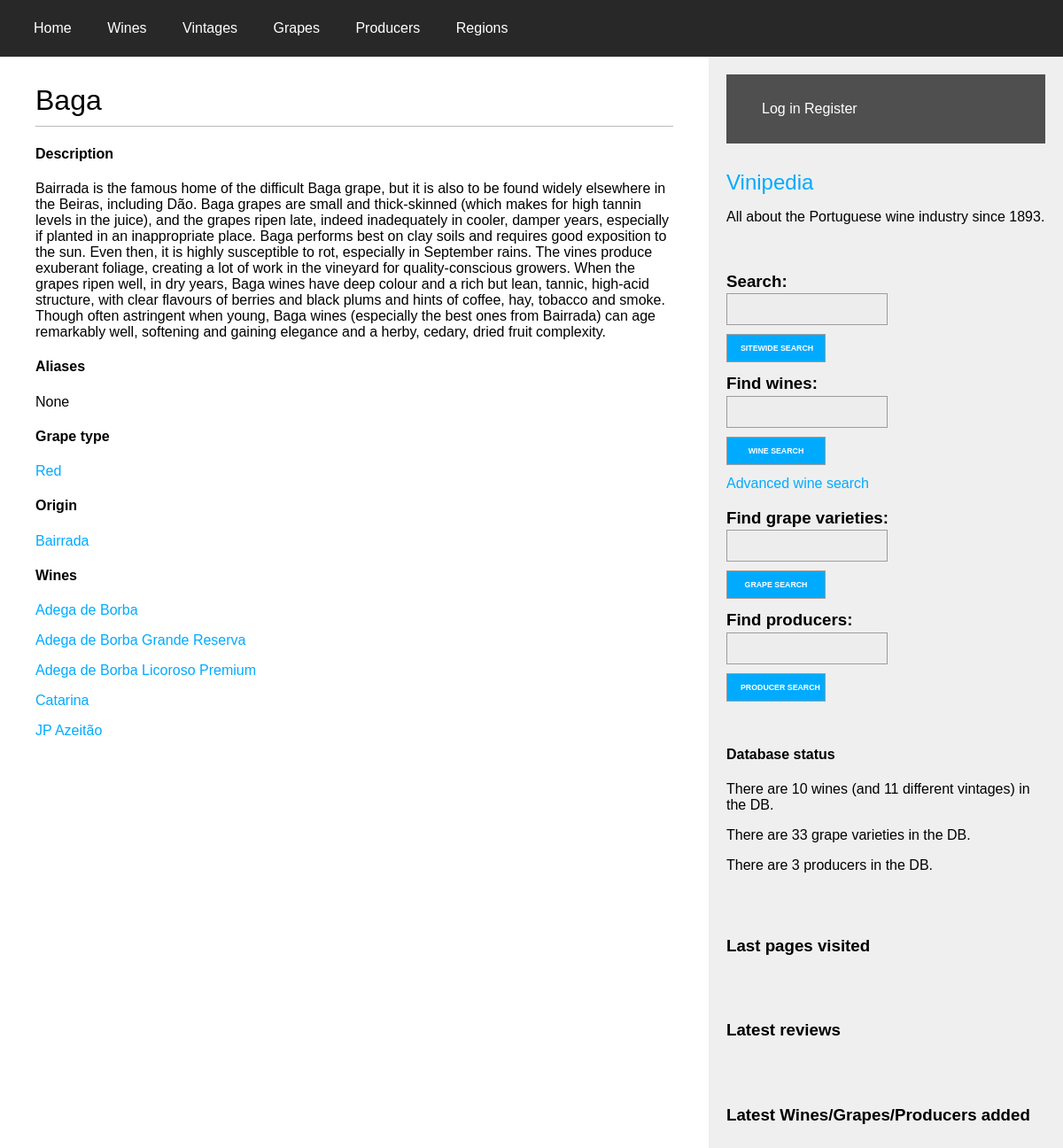
Page /grapes/19 on the earlier database version.
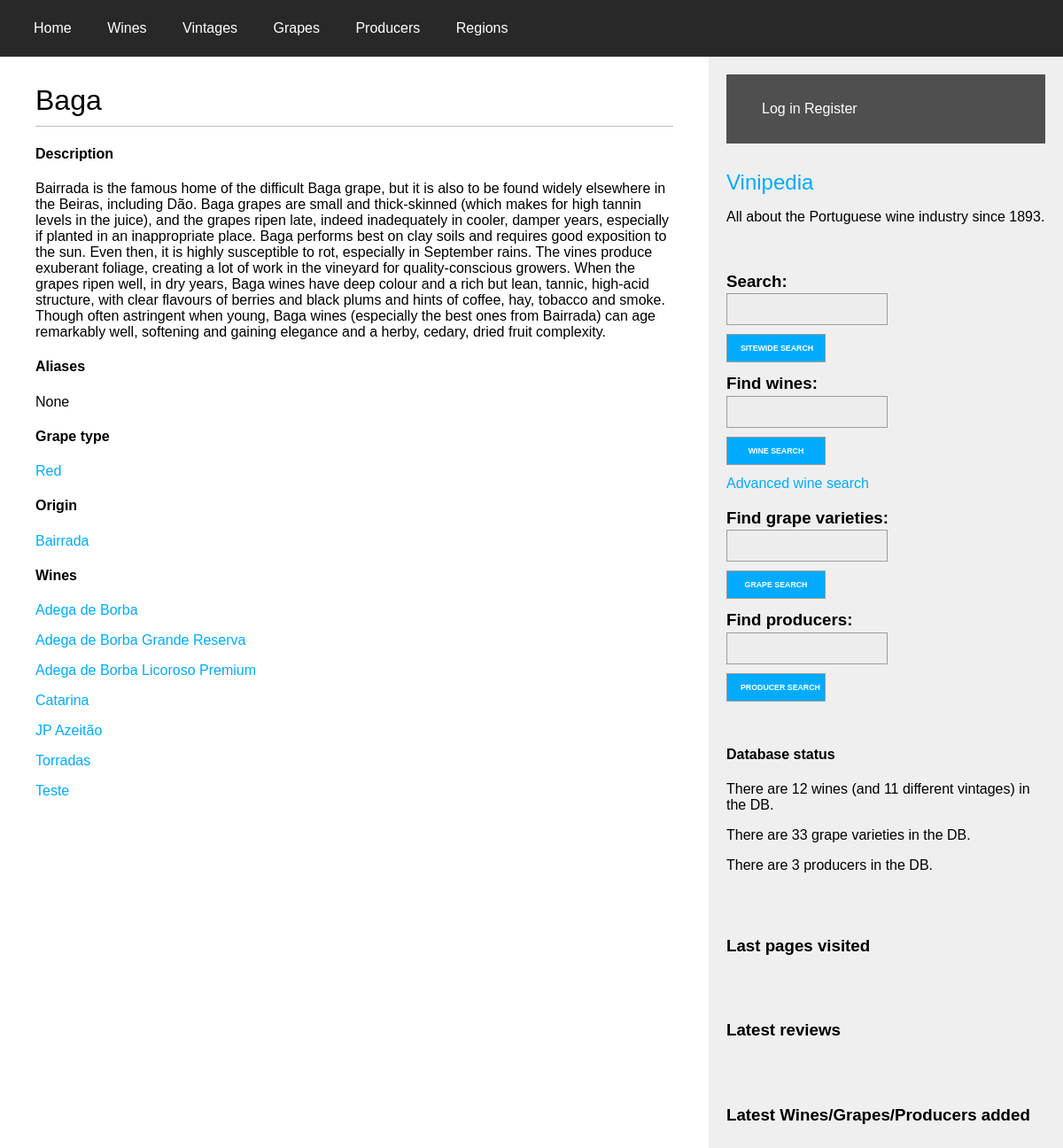
Same page on the later database version.
### wines/models.py (models this page shows, shortened)
class WineGrape(models.Model):
    wine = models.ForeignKey(Wine,
                              on_delete=models.CASCADE,
                              related_name='grapes')
    grape = models.ForeignKey(Grape,
                              on_delete=models.CASCADE,
                              related_name='wines')
    class Meta:
        unique_together = (('wine', 'grape',),)
        ordering = ('wine', 'grape')

class Wine(models.Model):
    WINE_TYPE_CHOICES = (
        ('white', 'White'),
        ('red', 'Red'),
        ('rosé', 'Rosé'),
        ('sparkling', 'Sparkling'),
        ('port', 'Port'),
        ('madeira', 'Madeira'),
        ('moscatel', 'Moscatel'),
    )
    name = models.CharField(max_length=100)
    producer = models.ForeignKey(
        Producer,
        on_delete=models.RESTRICT,
        related_name='wines'
    )
    grape_varieties = models.ManyToManyField(Grape,
                                    through='WineGrape',
                                    through_fields=('wine', 'grape'))
    type = models.CharField(max_length=9, choices=WINE_TYPE_CHOICES)
    description = models.TextField(blank=True)
    image = models.ImageField(upload_to='wines/%Y/%m/%d/', null=True, blank=True)
    origin = models.ForeignKey(Region,
                               on_delete=models.RESTRICT,
                               related_name='local_wines')
    class Meta:
        unique_together = (('name', 'type', 'producer',),)
        ordering = ('name',)

### wines/views.py (the view)
# urls.py: path('grapes/<int:id>', views.grape_detail, name='grape_detail'),
def grape_detail(request, id):
    grape = get_object_or_404(Grape, id=id)
    return render(request,
                  'wines/grape/detail.html',
                  {'grape': grape})

### wines/forms.py
class SearchForm(forms.Form):
    query = forms.CharField(max_length=100, label='')

### wines/models.py (called while the page is built)
    def __str__(self):
        return self.name

    def get_absolute_url(self):
        return reverse('wines:region_detail',
                       args=[self.id])

### wines/templatetags/wine_tags.py (called while the page is built)
@register.simple_tag
def total_wines_registered():
    return Wine.objects.count()

@register.simple_tag
def total_vintages_registered():
    return Vintage.objects.count()

@register.simple_tag
def total_grapes_registered():
    return Grape.objects.count()

@register.simple_tag
def total_producers_registered():
    return Producer.objects.count()

@register.inclusion_tag('wines/search_bar.html')
def show_sitewide_search_form():
    search_form = SearchForm()
    return {"search_form": search_form}

@register.inclusion_tag('wines/wine/search_bar.html')
def show_wines_search_form():
    search_form = SearchForm()
    return {"search_form": search_form}

@register.inclusion_tag('wines/grape/search_bar.html')
def show_grapes_search_form():
    search_form = SearchForm()
    return {"search_form": search_form}

### wines/templates/wines/grape/detail.html (shortened to what this page needs)
{% extends "wines/base.html" %}
{% load static %}
{% block content %}
<div id="wine_details"><h1>{{ grape.name }}</h1></div>
<h4>Description</h4>
{% if grape.description %}
<p>{{ grape.description }}</p>
{% else %}
<p>No description available</p>
{% endif %}
<h4>Aliases</h4>
{% for alias in grape.aliases.all %}
<p>{{ alias.name }}</p>
{% empty %}
<p class="info">None</p>
{% endfor %}
<h4>Grape type</h4>
<p>
    <a href="{% url 'wines:grapes_per_type' grape.type %}">{{ grape.type|capfirst }}</a>
</p>
<h4>Origin</h4>
<p>
{% if grape.origin %}
    <a href="{{ grape.origin.get_absolute_url }}">{{ grape.origin|capfirst }}</a>
{% else %}
    Unknown
{% endif %}
</p>
<h4>Wines</h4>
{% for wine_grape in grape.wines.all %}
<p>
    <a href="{% url 'wines:wine_detail' wine_grape.wine.id %}">{{ wine_grape.wine.name|capfirst }}</a>
</p>
{% empty %}
<p class="info">No wine was registered as including this grape in its composition.</p>
{% endfor %}
{% endblock %}

Differences in the rows shown:
added WineGrape: wine.name "Torradas"
added WineGrape: wine.name "Teste"
Other differences:
text no longer shown: "10"
text now shown: "12"
